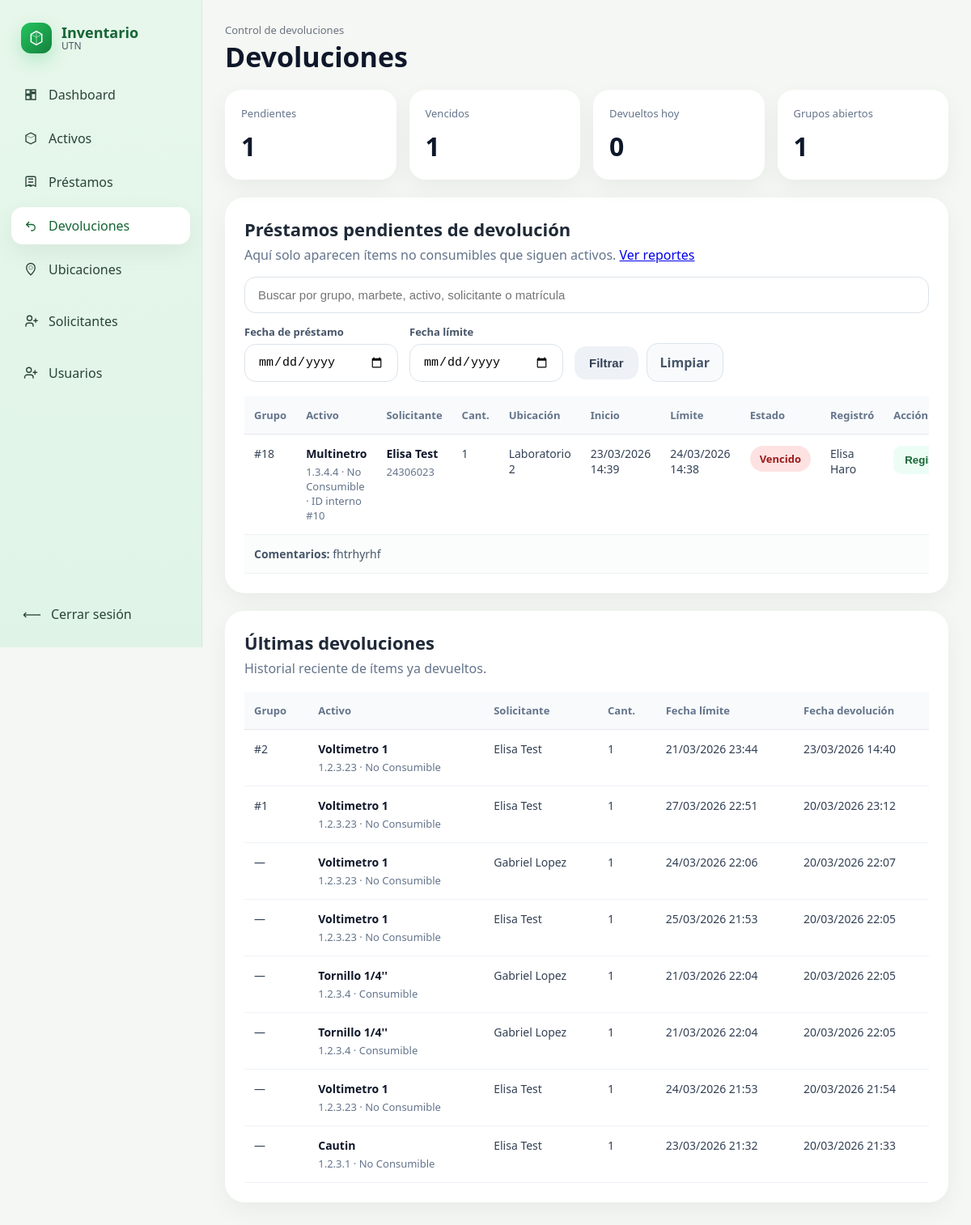
Screenshot of /devoluciones.php (signed in) with the database file from the repository.
### tables this page shows
CREATE TABLE `prestamos` (
  `ID_Prestamo` int(15) NOT NULL,
  `Grupo_PrestamoID` int(15) DEFAULT NULL,
  `ID_Activo` int(15) NOT NULL,
  `Cantidad_Solicitada` int(5) NOT NULL DEFAULT 1,
  `Matricula_Alumno` int(15) DEFAULT NULL,
  `Matricula_Docente` int(15) DEFAULT NULL,
  `Fecha_Inicio` datetime(6) NOT NULL DEFAULT current_timestamp(6),
  `Fecha_Limite` datetime(6) DEFAULT NULL,
  `Fecha_Devolucion` datetime(6) DEFAULT NULL,
  `ID_Lab` int(10) NOT NULL,
  `Comentarios` varchar(150) NOT NULL,
  `Estado_Prestamo` varchar(13) NOT NULL DEFAULT 'Activo',
  `Registrado_Por` int(15) NOT NULL,
  `Recibido_Por` int(15) DEFAULT NULL
);

CREATE TABLE `activos` (
  `ID_Activo` int(15) NOT NULL,
  `Num_Marbete` varchar(25) NOT NULL,
  `Activo_Desc` varchar(150) NOT NULL,
  `Estado` varchar(15) NOT NULL DEFAULT 'Activo',
  `ID_Lab` int(10) NOT NULL,
  `Tipo_Activo` varchar(15) NOT NULL DEFAULT 'No Consumible',
  `Cantidad` int(5) NOT NULL DEFAULT 1
);

CREATE TABLE `ubicaciones` (
  `ID_Lab` int(10) NOT NULL,
  `Nombre_Lab` varchar(15) NOT NULL
);

CREATE TABLE `usuarios` (
  `Matricula_Uss` int(15) NOT NULL,
  `Nombre_Uss` varchar(150) NOT NULL,
  `Rol_Uss` varchar(30) NOT NULL,
  `Pswd_Uss` varchar(100) NOT NULL
);

### devoluciones.php (the view, shortened to what this page needs)
<?php
require_once "conexion.php";
$conexion->set_charset("utf8mb4");
$busqueda = trim($_GET["q"] ?? "");
$fechaInicioFiltro = trim($_GET["fecha_inicio"] ?? "");
$fechaLimiteFiltro = trim($_GET["fecha_limite"] ?? "");
function h($texto): string {
    return htmlspecialchars((string)$texto, ENT_QUOTES, 'UTF-8');
}
$where = ["p.Estado_Prestamo = 'Activo'"];
$sqlActivos = "
    SELECT
        p.ID_Prestamo,
        p.Grupo_PrestamoID,
        p.Cantidad_Solicitada,
        p.Fecha_Inicio,
        p.Fecha_Limite,
        p.Comentarios,
        p.Estado_Prestamo,
        a.Num_Marbete,
        a.Activo_Desc,
        a.Tipo_Activo,
        COALESCE(al.Nombre_Alumno, d.Nombre_Docente) AS SolicitanteNombre,
        COALESCE(CAST(p.Matricula_Alumno AS CHAR), CAST(p.Matricula_Docente AS CHAR)) AS SolicitanteMatricula,
        u.Nombre_Lab,
        ur.Nombre_Uss AS RegistradoPorNombre
    FROM prestamos p
    INNER JOIN activos a ON a.ID_Activo = p.ID_Activo
    LEFT JOIN alumnos al ON al.Matricula_Alumno = p.Matricula_Alumno
    LEFT JOIN docentes d ON d.Matricula_Docente = p.Matricula_Docente
    LEFT JOIN ubicaciones u ON u.ID_Lab = p.ID_Lab
    LEFT JOIN usuarios ur ON ur.Matricula_Uss = p.Registrado_Por
    WHERE " . implode(" AND ", $where) . "
    ORDER BY p.Fecha_Limite ASC, p.Grupo_PrestamoID ASC, p.ID_Prestamo ASC
";
$stmtActivos = $conexion->prepare($sqlActivos);
$stmtActivos->execute();
$prestamosActivos = [];
$resActivos = $stmtActivos->get_result();
while ($row = $resActivos->fetch_assoc()) {
    $prestamosActivos[] = $row;
}
$historial = [];
$resHistorial = $conexion->query("
    SELECT
        p.ID_Prestamo,
        p.Grupo_PrestamoID,
        p.Cantidad_Solicitada,
        p.Fecha_Inicio,
        p.Fecha_Limite,
        p.Fecha_Devolucion,
        a.Num_Marbete,
        a.Activo_Desc,
        a.Tipo_Activo,
        COALESCE(al.Nombre_Alumno, d.Nombre_Docente) AS SolicitanteNombre,
        ur.Nombre_Uss AS RecibidoPorNombre
    FROM prestamos p
    INNER JOIN activos a ON a.ID_Activo = p.ID_Activo
    LEFT JOIN alumnos al ON al.Matricula_Alumno = p.Matricula_Alumno
    LEFT JOIN docentes d ON d.Matricula_Docente = p.Matricula_Docente
    LEFT JOIN usuarios ur ON ur.Matricula_Uss = p.Recibido_Por
    WHERE p.Estado_Prestamo = 'Devuelto'
    ORDER BY p.Fecha_Devolucion DESC
    LIMIT 15
");
while ($row = $resHistorial->fetch_assoc()) {
    $historial[] = $row;
}
$resumen = [
    "pendientes" => 0,
    "vencidos" => 0,
    "devueltos_hoy" => 0,
    "grupos_abiertos" => 0
];
$resResumen = $conexion->query("
    SELECT
        SUM(CASE WHEN Estado_Prestamo = 'Activo' THEN 1 ELSE 0 END) AS pendientes,
        SUM(CASE WHEN Estado_Prestamo = 'Activo' AND Fecha_Limite < NOW() THEN 1 ELSE 0 END) AS vencidos,
        SUM(CASE WHEN Estado_Prestamo = 'Devuelto' AND DATE(Fecha_Devolucion) = CURDATE() THEN 1 ELSE 0 END) AS devueltos_hoy,
        COUNT(DISTINCT CASE WHEN Estado_Prestamo = 'Activo' THEN Grupo_PrestamoID END) AS grupos_abiertos
    FROM prestamos
");
if ($resResumen) {
    $fila = $resResumen->fetch_assoc();
    if ($fila) {
        $resumen = $fila;
    }
}
?>
<!DOCTYPE html>
<html lang="es">
<head>
    <link rel="stylesheet" href="css/dashboard.css">
    <link rel="stylesheet" href="css/devoluciones.css">
</head>
<body>
<?php include "includes/sidebar.php"; ?>
<div class="main">
    <div class="topbar">
        <div>
            <p class="topbar__eyebrow">Control de devoluciones</p>
            <h1>Devoluciones</h1>
        </div>
    </div>
    <div class="resume-grid">
        <div class="mini-card">
            <span class="mini-card__label">Pendientes</span>
            <strong><?php echo (int)$resumen["pendientes"]; ?></strong>
        </div>
        <div class="mini-card">
            <span class="mini-card__label">Vencidos</span>
            <strong><?php echo (int)$resumen["vencidos"]; ?></strong>
        </div>
        <div class="mini-card">
            <span class="mini-card__label">Devueltos hoy</span>
            <strong><?php echo (int)$resumen["devueltos_hoy"]; ?></strong>
        </div>
        <div class="mini-card">
            <span class="mini-card__label">Grupos abiertos</span>
            <strong><?php echo (int)$resumen["grupos_abiertos"]; ?></strong>
        </div>
    </div>
    <div class="table-card">
        <div class="table-card__head table-card__head--stack">
            <div>
                <h2>Préstamos pendientes de devolución</h2>
                <p>Aquí solo aparecen ítems no consumibles que siguen activos.
                    <a href="reportes_prestamos.php" class="btn">Ver reportes</a>
                </p>
            </div>
            <form method="GET" class="toolbar toolbar--filters">
                <div class="search-box">
                    <input
                        type="text"
                        name="q"
                        placeholder="Buscar por grupo, marbete, activo, solicitante o matrícula"
                        value="<?php echo h($busqueda); ?>"
                    >
                </div>
                <div class="filter-row">
                    <div class="filter-field">
                        <label for="fecha_inicio">Fecha de préstamo</label>
                        <input type="date" name="fecha_inicio" id="fecha_inicio" value="<?php echo h($fechaInicioFiltro); ?>">
                    </div>
                    <div class="filter-field">
                        <label for="fecha_limite">Fecha límite</label>
                        <input type="date" name="fecha_limite" id="fecha_limite" value="<?php echo h($fechaLimiteFiltro); ?>">
                    </div>
                    <div class="filter-actions">
                        <button type="submit" class="btn-secondary">Filtrar</button>
                        <a class="btn-clear" href="devoluciones.php">Limpiar</a>
                    </div>
                </div>
            </form>
        </div>
        <div class="table-wrap">
            <table>
                <thead>
                    <tr>
                        <th>Grupo</th>
                        <th>Activo</th>
                        <th>Solicitante</th>
                        <th>Cant.</th>
                        <th>Ubicación</th>
                        <th>Inicio</th>
                        <th>Límite</th>
                        <th>Estado</th>
                        <th>Registró</th>
                        <th>Acción</th>
                    </tr>
                </thead>
                <tbody>
                    <?php if (!empty($prestamosActivos)): ?>
                        <?php foreach ($prestamosActivos as $p): ?>
                            <?php $vencido = !empty($p["Fecha_Limite"]) && strtotime($p["Fecha_Limite"]) < time(); ?>
                            <tr>
                                <td><?php echo $p["Grupo_PrestamoID"] ? "#" . (int)$p["Grupo_PrestamoID"] : "—"; ?></td>
                                <td>
                                    <div class="cell-stack">
                                        <strong><?php echo h($p["Activo_Desc"]); ?></strong>
                                        <span>
                                            <?php echo h($p["Num_Marbete"]); ?>
                                            · <?php echo h($p["Tipo_Activo"]); ?>
                                            · ID interno #<?php echo (int)$p["ID_Prestamo"]; ?>
                                        </span>
                                    </div>
                                </td>
                                <td>
                                    <div class="cell-stack">
                                        <strong><?php echo h($p["SolicitanteNombre"]); ?></strong>
                                        <span><?php echo h($p["SolicitanteMatricula"]); ?></span>
                                    </div>
                                </td>
                                <td><?php echo (int)$p["Cantidad_Solicitada"]; ?></td>
                                <td><?php echo h($p["Nombre_Lab"] ?? "Sin ubicación"); ?></td>
                                <td><?php echo h(date("d/m/Y H:i", strtotime($p["Fecha_Inicio"]))); ?></td>
                                <td>
                                    <?php echo !empty($p["Fecha_Limite"]) ? h(date("d/m/Y H:i", strtotime($p["Fecha_Limite"]))) : "No aplica"; ?>
                                </td>
                                <td>
                                    <span class="status status--<?php echo $vencido ? 'vencido' : 'activo'; ?>">
                                        <?php echo $vencido ? 'Vencido' : 'Activo'; ?>
                                    </span>
                                </td>
                                <td><?php echo h($p["RegistradoPorNombre"] ?? "Usuario"); ?></td>
                                <td>
                                    <form method="POST" onsubmit="return confirm('¿Registrar devolución de este ítem?');">
                                        <button type="submit" class="btn-table">Registrar devolución</button>
                                    </form>
                                </td>
                            </tr>
                            <?php if (!empty($p["Comentarios"])): ?>
                                <tr class="row-note">
                                    <td colspan="10">
                                        <strong>Comentarios:</strong> <?php echo h($p["Comentarios"]); ?>
                                    </td>
                                </tr>
                            <?php endif; ?>
                        <?php endforeach; ?>
                    <?php else: ?>
                        <tr>
                            <td colspan="10" class="muted">No hay préstamos activos para devolver.</td>
                        </tr>
                    <?php endif; ?>
                </tbody>
            </table>
        </div>
    </div>
    <div class="table-card history-card">
        <div class="table-card__head">
            <div>
                <h2>Últimas devoluciones</h2>
                <p>Historial reciente de ítems ya devueltos.</p>
            </div>
        </div>
        <div class="table-wrap">
            <table>
                <thead>
                    <tr>
                        <th>Grupo</th>
                        <th>Activo</th>
                        <th>Solicitante</th>
                        <th>Cant.</th>
                        <th>Fecha límite</th>
                        <th>Fecha devolución</th>
                    </tr>
                </thead>
                <tbody>
                    <?php if (!empty($historial)): ?>
                        <?php foreach ($historial as $h): ?>
                            <tr>
                                <td><?php echo $h["Grupo_PrestamoID"] ? "#" . (int)$h["Grupo_PrestamoID"] : "—"; ?></td>
                                <td>
                                    <div class="cell-stack">
                                        <strong><?php echo h($h["Activo_Desc"]); ?></strong>
                                        <span><?php echo h($h["Num_Marbete"]); ?> · <?php echo h($h["Tipo_Activo"]); ?></span>
                                    </div>
                                </td>
                                <td><?php echo h($h["SolicitanteNombre"]); ?></td>
                                <td><?php echo (int)$h["Cantidad_Solicitada"]; ?></td>
                                <td>
                                    <?php echo !empty($h["Fecha_Limite"]) ? h(date("d/m/Y H:i", strtotime($h["Fecha_Limite"]))) : "No aplica"; ?>
                                </td>
                                <td><?php echo h(date("d/m/Y H:i", strtotime($h["Fecha_Devolucion"]))); ?></td>
                            </tr>
                        <?php endforeach; ?>
                    <?php else: ?>
                        <tr>
                            <td colspan="7" class="muted">Todavía no hay devoluciones registradas.</td>
                        </tr>
                    <?php endif; ?>
                </tbody>
            </table>
        </div>
    </div>
</div>
</body>
</html>

### rows the page displays
prestamos: Grupo_PrestamoID "18", ID_Activo.Activo_Desc "Multinetro", ID_Activo.Num_Marbete "1.3.4.4", ID_Activo.Tipo_Activo "No Consumible", ID_Prestamo "10", SolicitanteNombre "Elisa Test", SolicitanteMatricula "24306023", Cantidad_Solicitada "1", ID_Lab.Nombre_Lab "Laboratorio 2", Fecha_Inicio "23/03/2026 14:39", Fecha_Limite "24/03/2026 14:38", shows "Vencido", Registrado_Por.Nombre_Uss "Elisa Haro", Comentarios "fhtrhyrhf"
prestamos: Grupo_PrestamoID "2", ID_Activo.Activo_Desc "Voltimetro 1", ID_Activo.Num_Marbete "1.2.3.23", ID_Activo.Tipo_Activo "No Consumible", SolicitanteNombre "Elisa Test", Cantidad_Solicitada "1", Fecha_Limite "21/03/2026 23:44", Fecha_Devolucion "23/03/2026 14:40"
prestamos: Grupo_PrestamoID "1", ID_Activo.Activo_Desc "Voltimetro 1", ID_Activo.Num_Marbete "1.2.3.23", ID_Activo.Tipo_Activo "No Consumible", SolicitanteNombre "Elisa Test", Cantidad_Solicitada "1", Fecha_Limite "27/03/2026 22:51", Fecha_Devolucion "20/03/2026 23:12"
prestamos: ID_Activo.Activo_Desc "Voltimetro 1", ID_Activo.Num_Marbete "1.2.3.23", ID_Activo.Tipo_Activo "No Consumible", SolicitanteNombre "Gabriel Lopez", Cantidad_Solicitada "1", Fecha_Limite "24/03/2026 22:06", Fecha_Devolucion "20/03/2026 22:07"
prestamos: ID_Activo.Activo_Desc "Voltimetro 1", ID_Activo.Num_Marbete "1.2.3.23", ID_Activo.Tipo_Activo "No Consumible", SolicitanteNombre "Elisa Test", Cantidad_Solicitada "1", Fecha_Limite "25/03/2026 21:53", Fecha_Devolucion "20/03/2026 22:05"
prestamos: ID_Activo.Activo_Desc "Tornillo 1/4''", ID_Activo.Num_Marbete "1.2.3.4", ID_Activo.Tipo_Activo "Consumible", SolicitanteNombre "Gabriel Lopez", Cantidad_Solicitada "1", Fecha_Limite "21/03/2026 22:04", Fecha_Devolucion "20/03/2026 22:05"
prestamos: ID_Activo.Activo_Desc "Tornillo 1/4''", ID_Activo.Num_Marbete "1.2.3.4", ID_Activo.Tipo_Activo "Consumible", SolicitanteNombre "Gabriel Lopez", Cantidad_Solicitada "1", Fecha_Limite "21/03/2026 22:04", Fecha_Devolucion "20/03/2026 22:05"
prestamos: ID_Activo.Activo_Desc "Voltimetro 1", ID_Activo.Num_Marbete "1.2.3.23", ID_Activo.Tipo_Activo "No Consumible", SolicitanteNombre "Elisa Test", Cantidad_Solicitada "1", Fecha_Limite "24/03/2026 21:53", Fecha_Devolucion "20/03/2026 21:54"
prestamos: ID_Activo.Activo_Desc "Cautin", ID_Activo.Num_Marbete "1.2.3.1", ID_Activo.Tipo_Activo "No Consumible", SolicitanteNombre "Elisa Test", Cantidad_Solicitada "1", Fecha_Limite "23/03/2026 21:32", Fecha_Devolucion "20/03/2026 21:33"

### other values shown
$resumen["pendientes"] "1"
$resumen["vencidos"] "1"
$resumen["devueltos_hoy"] "0"
$resumen["grupos_abiertos"] "1"
